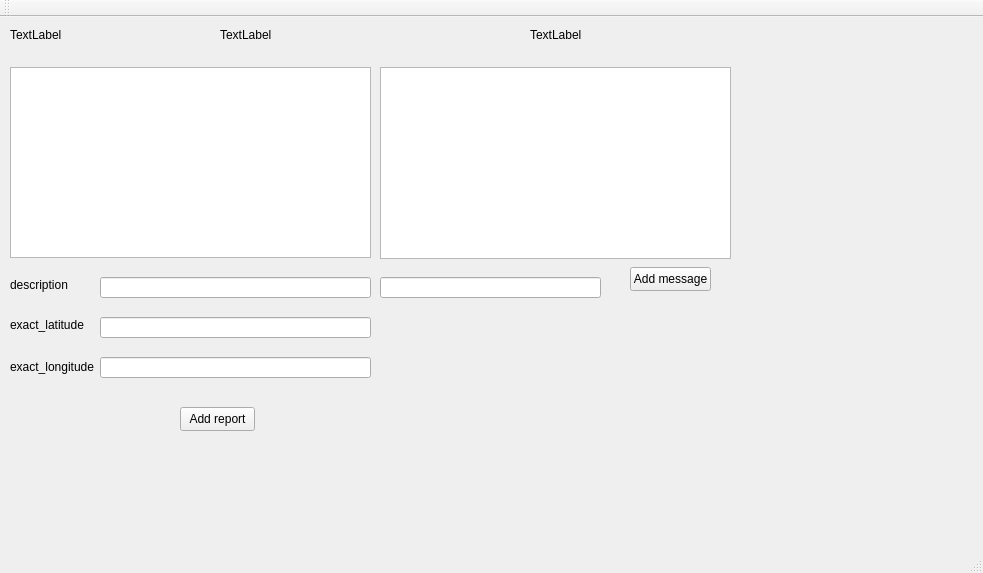
<?xml version="1.0" encoding="UTF-8"?>
<ui version="4.0">
 <class>ExamClass</class>
 <widget class="QMainWindow" name="ExamClass">
  <property name="geometry">
   <rect>
    <x>0</x>
    <y>0</y>
    <width>983</width>
    <height>573</height>
   </rect>
  </property>
  <property name="windowTitle">
   <string>Exam</string>
  </property>
  <widget class="QWidget" name="centralWidget">
   <widget class="QLabel" name="latitude">
    <property name="geometry">
     <rect>
      <x>10</x>
      <y>10</y>
      <width>131</width>
      <height>16</height>
     </rect>
    </property>
    <property name="text">
     <string>TextLabel</string>
    </property>
   </widget>
   <widget class="QLabel" name="longitude">
    <property name="geometry">
     <rect>
      <x>220</x>
      <y>10</y>
      <width>151</width>
      <height>16</height>
     </rect>
    </property>
    <property name="text">
     <string>TextLabel</string>
    </property>
   </widget>
   <widget class="QLabel" name="score">
    <property name="geometry">
     <rect>
      <x>530</x>
      <y>10</y>
      <width>161</width>
      <height>16</height>
     </rect>
    </property>
    <property name="text">
     <string>TextLabel</string>
    </property>
   </widget>
   <widget class="QListWidget" name="reports_list">
    <property name="geometry">
     <rect>
      <x>10</x>
      <y>50</y>
      <width>361</width>
      <height>191</height>
     </rect>
    </property>
   </widget>
   <widget class="QListWidget" name="messages_list">
    <property name="geometry">
     <rect>
      <x>380</x>
      <y>50</y>
      <width>351</width>
      <height>192</height>
     </rect>
    </property>
   </widget>
   <widget class="QLineEdit" name="report_description_line">
    <property name="geometry">
     <rect>
      <x>100</x>
      <y>260</y>
      <width>271</width>
      <height>21</height>
     </rect>
    </property>
   </widget>
   <widget class="QLineEdit" name="add_message_line">
    <property name="geometry">
     <rect>
      <x>380</x>
      <y>260</y>
      <width>221</width>
      <height>21</height>
     </rect>
    </property>
   </widget>
   <widget class="QPushButton" name="add_report_button">
    <property name="geometry">
     <rect>
      <x>180</x>
      <y>390</y>
      <width>75</width>
      <height>24</height>
     </rect>
    </property>
    <property name="text">
     <string>Add report</string>
    </property>
   </widget>
   <widget class="QPushButton" name="add_message_button">
    <property name="geometry">
     <rect>
      <x>630</x>
      <y>250</y>
      <width>81</width>
      <height>24</height>
     </rect>
    </property>
    <property name="text">
     <string>Add message</string>
    </property>
   </widget>
   <widget class="QLineEdit" name="report_latitude_line">
    <property name="geometry">
     <rect>
      <x>100</x>
      <y>300</y>
      <width>271</width>
      <height>21</height>
     </rect>
    </property>
   </widget>
   <widget class="QLabel" name="description">
    <property name="geometry">
     <rect>
      <x>10</x>
      <y>260</y>
      <width>71</width>
      <height>16</height>
     </rect>
    </property>
    <property name="text">
     <string>description</string>
    </property>
   </widget>
   <widget class="QLabel" name="exact_latitude">
    <property name="geometry">
     <rect>
      <x>10</x>
      <y>300</y>
      <width>81</width>
      <height>16</height>
     </rect>
    </property>
    <property name="text">
     <string>exact_latitude</string>
    </property>
   </widget>
   <widget class="QLabel" name="exact_longitude">
    <property name="geometry">
     <rect>
      <x>10</x>
      <y>340</y>
      <width>91</width>
      <height>20</height>
     </rect>
    </property>
    <property name="text">
     <string>exact_longitude</string>
    </property>
   </widget>
   <widget class="QLineEdit" name="report_longitude_line">
    <property name="geometry">
     <rect>
      <x>100</x>
      <y>340</y>
      <width>271</width>
      <height>21</height>
     </rect>
    </property>
   </widget>
  </widget>
  <widget class="QMenuBar" name="menuBar">
   <property name="geometry">
    <rect>
     <x>0</x>
     <y>0</y>
     <width>983</width>
     <height>22</height>
    </rect>
   </property>
  </widget>
  <widget class="QToolBar" name="mainToolBar">
   <attribute name="toolBarArea">
    <enum>TopToolBarArea</enum>
   </attribute>
   <attribute name="toolBarBreak">
    <bool>false</bool>
   </attribute>
  </widget>
  <widget class="QStatusBar" name="statusBar"/>
 </widget>
 <layoutdefault spacing="6" margin="11"/>
 <resources>
  <include location="Exam.qrc"/>
 </resources>
 <connections/>
</ui>
